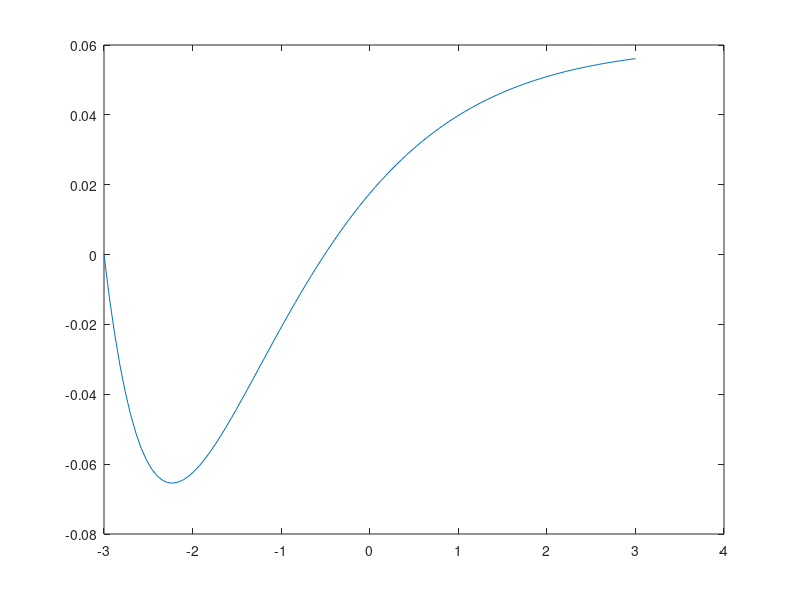

MATLAB code for this plot:

% #########################
% Euler's Method for ODEs #
% #########################

f = inline('t^2-y','y','t');  % This is the function on the RHS of the ODE

truey=inline('tt.^2-2*tt+2+(alpha-17)*exp(-tt-3)','tt','alpha');
d=807;
alpha=0.01*d;
% Set up the initial data and the end value for 't':
t_begin = -3;
t_end = 3;
y0 = alpha;


% Choose the number of points:
N = 100;


% Set up the vectors to hold the 't' and 'y' values as they are calculated:
t = zeros(N+1,1);
y = t;


% Put the initial data into the first elements of the vectors 't' and 'y':
t(1) = t_begin;
y(1) = y0;


% Calculate the step-length:
h = (t_end-t_begin)/N;



% Now carry out Euler's method:

for k = 1:N
  yd = f(y(k),t(k));
  y(k+1) = y(k)+yd*h;
  t(k+1) = t(k) + h;
end

for k=1:N+1
   yana(k)=truey(t(k),alpha);
   error1(k)=yana(k)-y(k);
 
end


% Print the final values:
disp(' ')
disp(' ')
disp('Final value of t:')
disp(t(N+1))
disp(' ')
disp('Final value of y:')
disp(y(N+1))
disp(' ')
disp('Number of steps:')
disp(N)


% Only use these last steps if the analytical solution of the ODE is known 
% (otherwise, put % at the start of each line to make them comments)

truey = exp(-(t_end^3)/3);
diff = y(N+1) - truey;
disp('True value of y:')
disp(truey)
disp(' ')
disp('Difference between computed and true values:')
disp(diff)

plot(t,error1)

